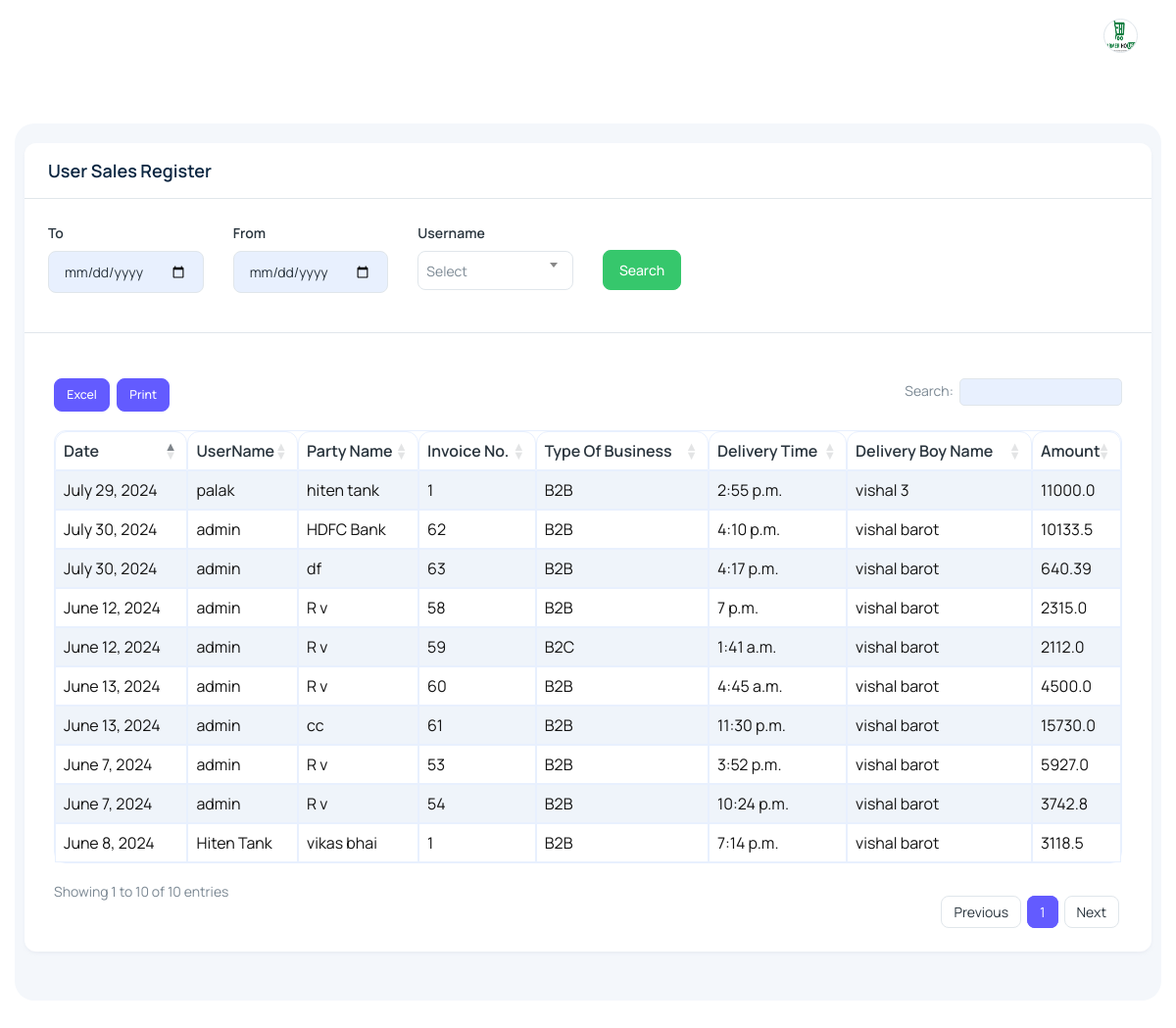
/UserSalesEntry (signed in), run on the app's committed database.
### main/models.py (models this page shows, shortened)
class SalesEntryModel(models.Model):
    user = models.CharField(max_length=100,null=True, blank=True)
    DeliveryBoyName = models.CharField(max_length=100,null=True, blank=True)
    DeliveryBoyNo = models.CharField(max_length=100,null=True, blank=True)
    TypeOfBusiness = models.CharField(max_length=100,null=True, blank=True)
    DeliveryTime = models.TimeField()
    InvoiceNo = models.CharField(max_length=100,null=True, blank=True)
    DateTime = models.DateTimeField(default=datetime.now())
    PartyName = models.CharField(max_length=100,null=True, blank=True)
    ProductId = models.CharField(max_length=100,null=True, blank=True)
    Type = models.CharField(max_length=100,null=True, blank=True)
    Amount = models.CharField(max_length=100,null=True, blank=True)
    Date = models.DateField(null=True, blank=True)
    Terms = models.CharField(max_length=100,null=True, blank=True)
    TypeofPayment = models.CharField(max_length=100,null=True, blank=True)
    TChargesAmount = models.CharField(max_length=100,null=True, blank=True)
    PayableAmount = models.CharField(max_length=100,null=True, blank=True)
    status = models.CharField(default='0',max_length=100,null=True, blank=True)
    PendingAmount = models.CharField(max_length=100,null=True, blank=True)
    OrderNo = models.CharField(max_length=100,null=True, blank=True)
    BillClear = models.CharField(default='0',max_length=100,null=True, blank=True)
    ProfitMargin = models.CharField(default='0',max_length=100,null=True, blank=True)
    LossMargin = models.CharField(default='0',max_length=100,null=True, blank=True)

### main/views.py (the view, shortened to what this page needs)
# urls.py: path('UserSalesEntry',views.UserSalesEntry,name="User Sales Entry"),
@login_required(login_url='Login')
def UserSalesEntry(request):
    user=User.objects.filter(groups__name='USER')
    sales = SalesEntryModel.objects.filter(Type='Sales')
    data = {'sales':sales,'user':user}
    if is_admin(request.user):
        return render(request,'admin/usersalesentry.html',data)

### main/views.py (called while the page is built)
def is_admin(user):
    data=User.objects.filter(is_superuser=True)
    for i in data:
        if str(i.username) == str(user):
            return True

### main/templates/admin/usersalesentry.html (shortened to what this page needs)
﻿{% extends 'admin/main.html' %}
{% load static %}
{% block content %}
<div class="body-wrapper">
  <div class="container-fluid">
    <div class="datatables">
      <div class="card">
        <div class="px-4 py-3 border-bottom">
          <h4 class="card-title mb-0">User Sales Register</h4>
        </div>
        <form class="card-body p-4 pb-0 mb-0" method="post">
          <div class="row mb-0">
            <div class="col-md-2">
              <div class="mb-4">
                <label for="exampleInputInvoiceNo" class="form-label">To</label>
                <input type="date" class="form-control" name="StartDate" id="StartDate" value="{{StartDate}}" >
              </div>
            </div>
            <div class="col-md-2">
              <div class="mb-4">
                <label for="exampleInputInvoiceNo" class="form-label">From</label>
                <input type="date" class="form-control" name="EndDate" id="EndDate" value="{{EndDate}}">
              </div>
            </div>
            <div class="col-md-2">
              <label for="exampleInputtype" class="form-label">Username</label>
              <div class="mb-4">
              </div>
            </div>
            <div class="col-md-2 d-flex align-items-center">
                <button class="btn btn-success" type="submit">Search</button>
            </div>
          </div>
        </form>
        <hr>
        <div class="card-body">
          <div class="table-responsive">
            <table id="file_export" class="table w-100 table-striped table-bordered display text-nowrap">
              <thead>
                <tr>
                  <th class="p-2">Date</th>
                  <th class="p-2">UserName</th>
                  <th class="p-2">Party Name</th>
                  <th class="p-2">Invoice No.</th>
                  <th class="p-2">Type Of Business</th>
                  <th class="p-2">Delivery Time</th>
                  <th class="p-2">Delivery Boy Name</th>
                  <th class="p-2">Amount</th>
                </tr>
              </thead>
              <tbody id="tbody">
                {% for i in sales %}
                <tr>
                  <td class="p-2">{{i.Date}}</td>
                  <td class="p-2">{{i.user}}</td>
                  <td class="p-2">{{i.PartyName}}</td>
                  <td class="p-2">{{i.InvoiceNo}}</td>
                  <td class="p-2">{{i.TypeOfBusiness}}</td>
                  <td class="p-2">{{i.DeliveryTime}}</td>
                  <td class="p-2">{{i.DeliveryBoyName}}</td>
                  <td class="p-2">{{i.Amount}}</td>
                </tr>
                {% endfor %}
              </tbody>
            </table>
          </div>
        </div>
      </div>
    </div>
  </div>
</div>
{% endblock content %}

### main/templates/admin/main.html (style rules this page uses)
input { background: #E8F0FE !important; }
.table-bordered { border: 0.5px solid #E8F0FE !important; box-shadow: #E8F0FE; color: black !important; }
table { border-radius: 12px !important; }
thead { border-radius: 12px !important; border-radius: 12px !important; }
th { border: 0.5px solid #E8F0FE !important; padding: 8px !important; border-top-left-radius: 12px !important; border-top-right-radius: 12px !important; }
td { border: 0.5px solid #E8F0FE !important; padding: 8px !important; color: rgb(20, 20, 20) !important; }
tbody { border-bottom-left-radius: 12px !important; border-bottom-right-radius: 12px !important; }

### data on the page
SalesEntryModel: Date "June 7, 2024", user "admin", PartyName "R v", InvoiceNo "53", TypeOfBusiness "B2B", DeliveryTime "3:52 p.m.", DeliveryBoyName "vishal barot", Amount "5927.0"
SalesEntryModel: Date "June 7, 2024", user "admin", PartyName "R v", InvoiceNo "54", TypeOfBusiness "B2B", DeliveryTime "10:24 p.m.", DeliveryBoyName "vishal barot", Amount "3742.8"
SalesEntryModel: Date "June 8, 2024", user "Hiten Tank", PartyName "vikas bhai", InvoiceNo "1", TypeOfBusiness "B2B", DeliveryTime "7:14 p.m.", DeliveryBoyName "vishal barot", Amount "3118.5"
SalesEntryModel: Date "June 12, 2024", user "admin", PartyName "R v", InvoiceNo "58", TypeOfBusiness "B2B", DeliveryTime "7 p.m.", DeliveryBoyName "vishal barot", Amount "2315.0"
SalesEntryModel: Date "June 12, 2024", user "admin", PartyName "R v", InvoiceNo "59", TypeOfBusiness "B2C", DeliveryTime "1:41 a.m.", DeliveryBoyName "vishal barot", Amount "2112.0"
SalesEntryModel: Date "June 13, 2024", user "admin", PartyName "R v", InvoiceNo "60", TypeOfBusiness "B2B", DeliveryTime "4:45 a.m.", DeliveryBoyName "vishal barot", Amount "4500.0"
SalesEntryModel: Date "June 13, 2024", user "admin", PartyName "cc", InvoiceNo "61", TypeOfBusiness "B2B", DeliveryTime "11:30 p.m.", DeliveryBoyName "vishal barot", Amount "15730.0"
SalesEntryModel: Date "July 29, 2024", user "palak", PartyName "hiten tank", InvoiceNo "1", TypeOfBusiness "B2B", DeliveryTime "2:55 p.m.", DeliveryBoyName "vishal 3", Amount "11000.0"
SalesEntryModel: Date "July 30, 2024", user "admin", PartyName "HDFC Bank", InvoiceNo "62", TypeOfBusiness "B2B", DeliveryTime "4:10 p.m.", DeliveryBoyName "vishal barot", Amount "10133.5"
SalesEntryModel: Date "July 30, 2024", user "admin", PartyName "df", InvoiceNo "63", TypeOfBusiness "B2B", DeliveryTime "4:17 p.m.", DeliveryBoyName "vishal barot", Amount "640.39"
